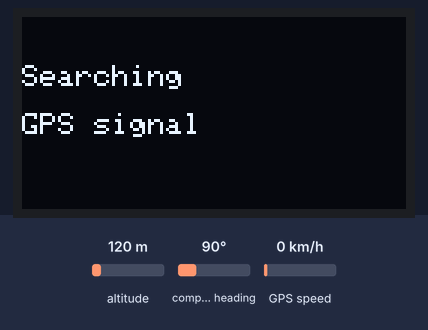
This sketch was run on a simulated ESP8266 (NodeMCU). On the bench: 128×64 one-colour display. Inputs (shaded band) come from the test bench; at power-on: compass heading 90°, altitude 120 m, GPS speed 0 km/h. The GPS gets a fix after 3 s at 37.7749, -122.4194 with 8 satellites.

Above: at 4.3 s.
4.4 s: compass heading set to 7°
At 5.5 s:
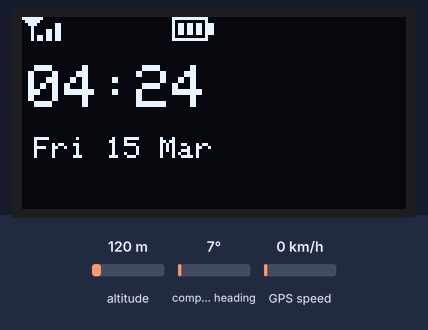
At 6.3 s:
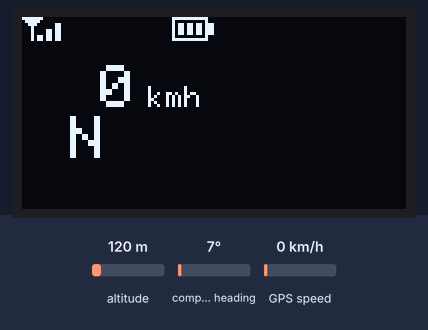
7.4 s: compass heading set to 90°
At 10.6 s:
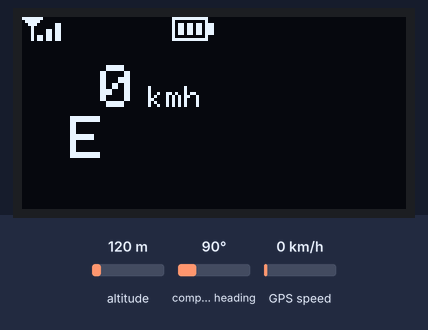
Timing chart, 0 to 12.1 s (numbered marks = the images above; inputs shaded):
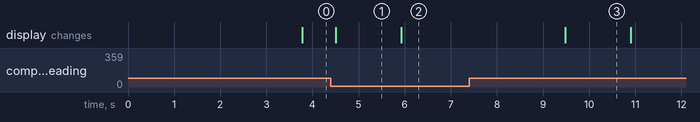

Measured:
- after the input at 4.4 s, the display: first differs from a run without the input after 1.5 s (image 2)
- after the input at 7.4 s, the display: changes after 2.1 s (image 3)
- what the display in image 1 shows lasts 1.4 s, from 4.5 s to 5.9 s

The sketch:

GpsWatch04.ino
```cpp
#include <TimeLib.h>

float speed=0.,course=0.,latitude=0.,longitude=0.;
int sat_num=0;
//int year;
//byte month, day, hour, minute, second;
time_t gps_time,local_time;
int UTC_offset=0;

const char *course_cardinal;
void setup() {
  // put your setup code here, to run once:
  oledSetup();
  gpsSetup();
  WiFi_Off();

}

void loop() {
  // put your main code here, to run repeatedly:
  gpsUpdate();
  oledUpdate();

  //delay(500);
}
```

battery.ino
```cpp
extern "C" {
  uint16 readvdd33(void);
}
```

gps.ino
```cpp
//#include <SoftwareSerial.h>
#include <TimeLib.h>
#include <TinyGPS++.h>

#define RX_PIN D3
TinyGPSPlus gps;

//SoftwareSerial topgnss(RX_PIN, -1);

#define topgnss Serial

static bool isGpsUpdated=false;
static bool isTimeUpdated=false;
void gpsSetup(){
  topgnss.begin(9600);
  pinMode(RX_PIN, INPUT);
}

void gpsUpdate(){
  unsigned long age;
  byte hundredths;
  int year;
  tmElements_t tmSet;

  if(gps.satellites.isValid()){
    speed=gps.speed.kmph();
    course=gps.course.deg();
    latitude=gps.location.lat();
    longitude=gps.location.lng();
    sat_num=gps.satellites.value();
    course_cardinal=gps.course.isValid() ? TinyGPSPlus::cardinal(gps.course.deg()) : " ";
    isGpsUpdated=true;
  }else{
    isGpsUpdated=false;
  }


  if(gps.time.isUpdated()){
    year=gps.date.year();
    tmSet.Month=gps.date.month();
    tmSet.Day=gps.date.day();
    tmSet.Hour=gps.time.hour();
    tmSet.Minute=gps.time.minute();
    tmSet.Second=gps.time.second();

    tmSet.Year = year - 1970;   // ime() returns the time as the number of seconds since the Epoch, 1970-01-01 00:00:00 +0000 (UTC).
    //timeZoneAdjust
    //UTC_offset=ceil(longitude/15.);
    UTC_offset= int((longitude - 7.5) / 15) + 1 +1; //GMT9

    gps_time= makeTime(tmSet);
    local_time= gps_time+ (UTC_offset * SECS_PER_HOUR);
    isTimeUpdated=true;
  }else{
    isTimeUpdated=false;
  }

  smartdelay(700);
}
static void smartdelay(unsigned long ms)
{
  unsigned long start = millis();
  do
  {
    while (topgnss.available())
      gps.encode(topgnss.read());
  } while (millis() - start < ms);
}

int getGpsSatNum(){
  int sat_num;
  sat_num=gps.satellites.value();
  if(gps.satellites.isValid()){
    return sat_num;
  }else{
    return 0;
  }
}
```

oled64.ino
```cpp
#include <SPI.h>
#include <Wire.h>
#include <Adafruit_GFX.h>
#include <Adafruit_SSD1306.h>

extern

#define OLED_RESET 0  // GPIO0
Adafruit_SSD1306 display(OLED_RESET);

void oledSetup(){
  // by default, we'll generate the high voltage from the 3.3v line internally! (neat!)
  display.begin(SSD1306_SWITCHCAPVCC, 0x3C);  // initialize with the I2C addr 0x3C (for the 64x48)
  // init done
  // Show image buffer on the display hardware.
  // Since the buffer is intialized with an Adafruit splashscreen
  // internally, this will display the splashscreen.
  // Clear the buffer.
  display.clearDisplay();
  displayLogo();
}

bool pingpong;
void oledUpdate(){

  if(isGpsUpdated){
    if(isTimeUpdated){
      display.clearDisplay();
      drawAntBat();
      if(!(gps.time.second()%5)){
        pingpong^=1;
      }
      pingpong? drawSpeed():drawWatch();

      display.display();
    }
  }else{
    display.clearDisplay();
    display.setTextSize(1);
    display.setTextColor(WHITE);
    display.setCursor(0,16);
    display.println("Searching");
    display.println("");
    display.println("GPS signal");

    display.display();
  }


  //displayDebug();
}
void displayLogo(){
  display.clearDisplay();
  display.drawBitmap(0,0, satellite, 64, 48, WHITE);
  display.display();
  delay(3000);
}
void drawAntBat(){
  const unsigned char *ant_bitmap,*bat_bitmap;
  ant_bitmap=getAntennaBitmap();
  bat_bitmap=getBatBitmap();
  display.drawBitmap(0,0, ant_bitmap,16, 8, WHITE);
  display.drawBitmap(48,0, bat_bitmap, 16, 8, WHITE);

}
void drawWatch(){

  char sz[32];
  int year;
  tmElements_t tmSet;
  breakTime(local_time, tmSet);
  year=tmSet.Year+1970;

  sprintf(sz, "%02d:%02d",tmSet.Hour, tmSet.Minute);
  display.setTextSize(2);
  display.setTextColor(WHITE);
  display.setCursor(2,16);
  display.print(sz);

  String st;
  st=dayShortStr(dayOfWeek(local_time))+String(" ")+String(tmSet.Day)+String(" ")+monthShortStr(tmSet.Month);
  display.setTextSize(1);
  display.setTextColor(WHITE);
  display.setCursor(4,40);
  display.print(st);


}
void displayDebug(){
  if(isGpsUpdated){
    display.clearDisplay();
    display.setTextSize(1);
    display.setTextColor(WHITE);
    display.setCursor(0,0);
    display.print("E");  // Todo : change E of W by sign of Latitude
    display.println(latitude,6);
    display.print("N"); // Todo : change N of S by sign of Longitude
    display.println(longitude,5);


    display.print(course_cardinal);
    display.print("/");
    display.print("Sat");
    display.println(sat_num);
    display.print(int(speed));
    display.println("km/h");

    char sz[32];
    int year;
    tmElements_t tmSet;
    breakTime(local_time, tmSet);
    year=tmSet.Year+1970;
    sprintf(sz, "%02d/%02d/%02d",tmSet.Month, tmSet.Day, year);
    display.println(sz);
    sprintf(sz, "% 02d:%02d:%02d",tmSet.Hour, tmSet.Minute, tmSet.Second);
    display.println(sz);
    display.display();
  }else{
    display.clearDisplay();
    display.setTextSize(1);
    display.setTextColor(WHITE);
    display.setCursor(0,4);
    display.println("Searching..");

    display.display();

  }
}

void drawSpeed(){
  display.setTextSize(2);
  display.setTextColor(WHITE);
  display.setCursor(2,16);
  String st;
  char sz[10];

  sprintf(sz, "%3d",int(speed));
  display.print(sz);

    display.setTextSize(1);
  display.setTextColor(WHITE);
  display.setCursor(42,23);
  display.print("kmh");

  display.setTextSize(2);
  display.setTextColor(WHITE);
  display.setCursor(16,33);
  st=course_cardinal;
  display.print(st);

}
```

wifi.ino
```cpp
#include <ESP8266WiFi.h>
#define WIFI_RETRIES 100
extern "C" {
#include "user_interface.h"
}


//char ssid[] = "SK_WiFi7915";
//char pass[] = "1307010367";

bool WiFi_Off() {

  int conn_tries = 0;
  WiFi.disconnect();
  WiFi.mode(WIFI_OFF);
  wifi_set_sleep_type(MODEM_SLEEP_T);

  while ((WiFi.status() == WL_CONNECTED) && (conn_tries++ < WIFI_RETRIES)) {
    delay(100);
  }
  if (WiFi.status() != WL_CONNECTED)
    return (true);
  else
    return (false);


}

bool WiFi_On() {

  int conn_tries = 0;

  //WiFi.forceSleepWake();
  WiFi.mode(WIFI_STA);
  wifi_station_connect();
//  WiFi.begin(ssid, pass);

  while ((WiFi.status() != WL_CONNECTED) && (conn_tries++ < WIFI_RETRIES)) {
  delay(100);

  }
  if (WiFi.status() == WL_CONNECTED)
    return (true);
  else
    return (false);


  return true;
}
```

Source omitted: bitmap.ino (data table, 5308 bytes)
